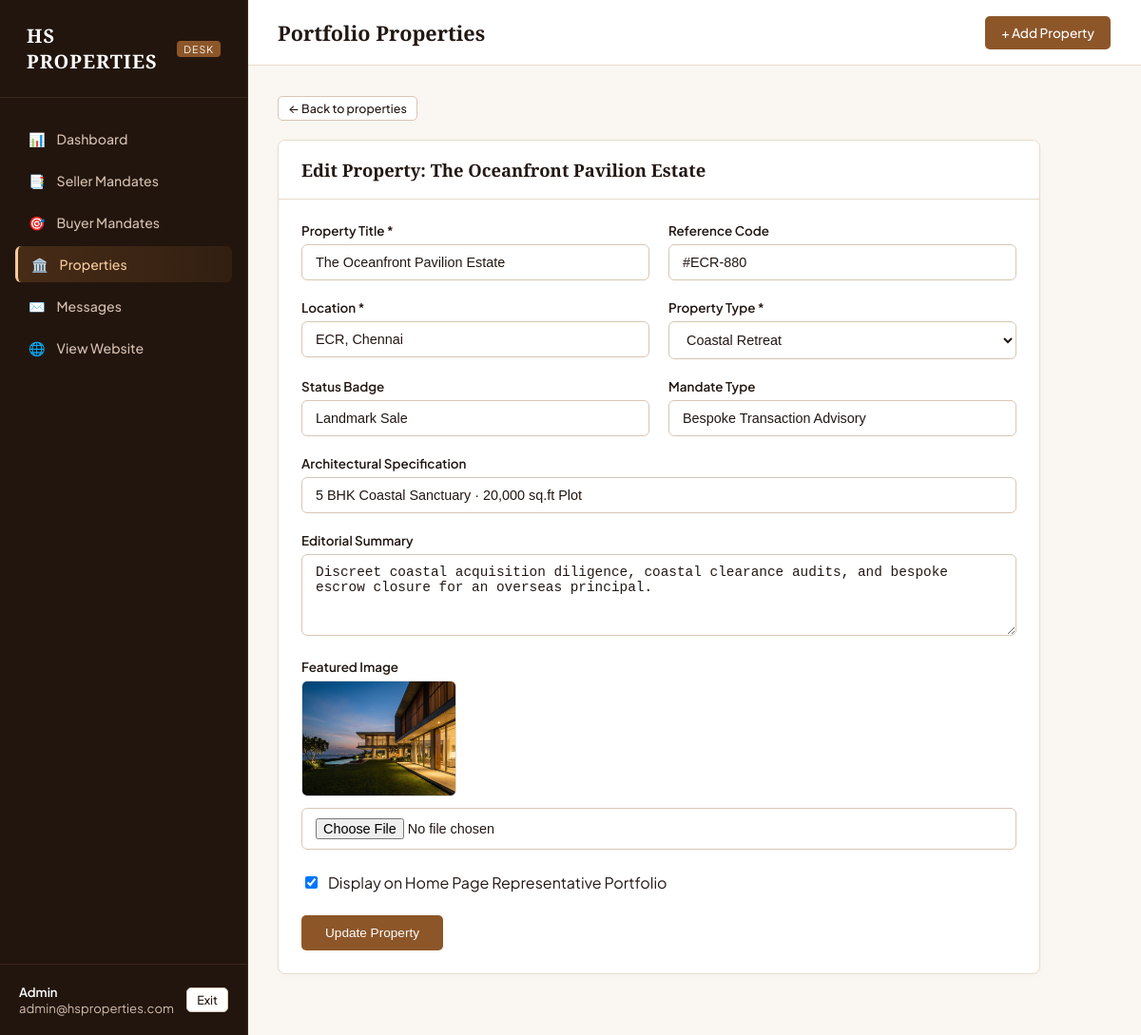
The app's page /admin/properties.php?action=edit&id=3 (signed in) with its own data.
### tables this page shows
CREATE TABLE IF NOT EXISTS `properties` (
  `id`            INT UNSIGNED    NOT NULL AUTO_INCREMENT,
  `reference`     VARCHAR(30)     NOT NULL,
  `status`        VARCHAR(60)     NOT NULL DEFAULT 'Active',
  `location`      VARCHAR(255)    NOT NULL,
  `title`         VARCHAR(255)    NOT NULL,
  `mandate`       VARCHAR(255)    NULL DEFAULT NULL,
  `spec`          VARCHAR(255)    NULL DEFAULT NULL,
  `summary`       TEXT            NULL DEFAULT NULL,
  `type`          VARCHAR(80)     NULL DEFAULT NULL,
  `image`         VARCHAR(500)    NULL DEFAULT NULL,
  `image_alt`     VARCHAR(500)    NULL DEFAULT NULL,
  `is_portfolio`  TINYINT(1)      NOT NULL DEFAULT 0,
  `is_active`     TINYINT(1)      NOT NULL DEFAULT 1,
  `sort_order`    INT             NOT NULL DEFAULT 0,
  `created_at`    DATETIME        NOT NULL DEFAULT CURRENT_TIMESTAMP,
  `updated_at`    DATETIME        NOT NULL DEFAULT CURRENT_TIMESTAMP ON UPDATE CURRENT_TIMESTAMP,
  PRIMARY KEY (`id`),
  UNIQUE KEY `uq_properties_reference` (`reference`),
  INDEX `idx_properties_portfolio` (`is_portfolio`, `is_active`, `sort_order`)
);

### backend/Database.php (called while the page is built, shortened)
<?php
class Database
{
    private static ?Database $instance = null;
    private PDO $pdo;
    private function __construct(array $config)
    {
        $dsn = sprintf(
            'mysql:host=%s;port=%s;dbname=%s;charset=utf8mb4',
            $config['host'],
            $config['port'],
            $config['name']
        );
        $this->pdo = new PDO($dsn, $config['user'], $config['pass'], [
            PDO::ATTR_ERRMODE            => PDO::ERRMODE_EXCEPTION,
            PDO::ATTR_DEFAULT_FETCH_MODE => PDO::FETCH_ASSOC,
            PDO::ATTR_EMULATE_PREPARES   => false,
            PDO::MYSQL_ATTR_INIT_COMMAND => "SET NAMES 'utf8mb4'",
        ]);
    }
    public static function getInstance(?array $config = null): self
    {
        if (self::$instance === null) {
            self::$instance = new self($config);
        }
        return self::$instance;
    }
    public function query(string $sql, array $params = []): PDOStatement
    {
        $stmt = $this->pdo->prepare($sql);
        $stmt->execute($params);
        return $stmt;
    }
    public function fetchAll(string $sql, array $params = []): array
    {
        return $this->query($sql, $params)->fetchAll();
    }
    public function fetchOne(string $sql, array $params = []): ?array
    {
        $row = $this->query($sql, $params)->fetch();
        return $row ?: null;
    }
}

### backend/models/Property.php (called while the page is built, shortened)
<?php
class Property
{
    private Database $db;
    public function __construct()
    {
        $this->db = Database::getInstance();
    }
    public function getAll(array $filters = [], int $page = 1, int $perPage = 20): array
    {
        $where  = ['1=1'];
        $params = [];
        $whereClause = implode(' AND ', $where);
        $offset      = ($page - 1) * $perPage;
        $total = $this->db->fetchColumn(
            "SELECT COUNT(*) FROM `properties` WHERE $whereClause",
            $params
        );
        $rows = $this->db->fetchAll(
            "SELECT * FROM `properties` WHERE $whereClause ORDER BY `sort_order` ASC, `created_at` DESC LIMIT $perPage OFFSET $offset",
            $params
        );
        return [
            'data'       => $rows,
            'total'      => (int) $total,
            'page'       => $page,
            'per_page'   => $perPage,
            'total_pages' => (int) ceil($total / $perPage),
        ];
    }
    public function find(int $id): ?array
    {
        return $this->db->fetchOne(
            'SELECT * FROM `properties` WHERE `id` = :id',
            ['id' => $id]
        );
    }
}

### includes/config.php (called while the page is built, shortened)
<?php
function url(string $path = ''): string
{
    return BASE_URL . '/' . ltrim($path, '/');
}
function e(?string $value): string
{
    return htmlspecialchars((string) $value, ENT_QUOTES | ENT_SUBSTITUTE, 'UTF-8');
}

### admin/properties.php (the view, shortened to what this page needs)
<?php
require_once __DIR__ . '/../backend/bootstrap.php';
require_once __DIR__ . '/../backend/models/Property.php';
$model = new Property();
$action = $_GET['action'] ?? 'list';
$id     = isset($_GET['id']) ? (int)$_GET['id'] : null;
$editItem = ($action === 'edit' && $id) ? $model->find($id) : null;
$search = $_GET['search'] ?? '';
$page   = isset($_GET['page']) ? (int)$_GET['page'] : 1;
$list   = $model->getAll(['search' => $search], $page, 20);
include __DIR__ . '/header.php';
?>
<?php if ($action === 'create' || ($action === 'edit' && $editItem)): ?>
  <div style="margin-bottom: 20px;">
    <a href="<?= e(url('admin/properties.php')) ?>" class="btn-admin btn-admin--sm btn-admin--secondary">&larr; Back to properties</a>
  </div>
  <div class="admin-card" style="max-width: 800px;">
    <div class="admin-card__header">
      <h2 class="admin-card__title"><?= $action === 'create' ? 'Add New Property' : 'Edit Property: ' . e($editItem['title']) ?></h2>
    </div>
    <div style="padding: 24px;">
      <form method="post" enctype="multipart/form-data" action="<?= e(url('admin/properties.php?action=' . $action . ($id ? '&id=' . $id : ''))) ?>">
        <div style="display: grid; grid-template-columns: 1fr 1fr; gap: 20px;">
          <div class="admin-form-group">
            <label for="title">Property Title *</label>
            <input type="text" id="title" name="title" class="admin-input" required value="<?= e($editItem['title'] ?? '') ?>" placeholder="The Sandstone Pavilion Villa">
          </div>
          <div class="admin-form-group">
            <label for="reference">Reference Code</label>
            <input type="text" id="reference" name="reference" class="admin-input" value="<?= e($editItem['reference'] ?? '') ?>" placeholder="#BLR-402">
          </div>
        </div>
        <div style="display: grid; grid-template-columns: 1fr 1fr; gap: 20px;">
          <div class="admin-form-group">
            <label for="location">Location *</label>
            <input type="text" id="location" name="location" class="admin-input" required value="<?= e($editItem['location'] ?? '') ?>" placeholder="Whitefield, Bengaluru">
          </div>
          <div class="admin-form-group">
            <label for="type">Property Type *</label>
            <select name="type" id="type" class="admin-select" required>
              <option value="Coastal Retreat" <?= ($editItem['type'] ?? '') === 'Coastal Retreat' ? 'selected' : '' ?>>Coastal Retreat</option>
            </select>
          </div>
        </div>
        <div style="display: grid; grid-template-columns: 1fr 1fr; gap: 20px;">
          <div class="admin-form-group">
            <label for="status">Status Badge</label>
            <input type="text" id="status" name="status" class="admin-input" value="<?= e($editItem['status'] ?? 'Sold & Concluded') ?>" placeholder="Sold & Concluded / Landmark Sale">
          </div>
          <div class="admin-form-group">
            <label for="mandate">Mandate Type</label>
            <input type="text" id="mandate" name="mandate" class="admin-input" value="<?= e($editItem['mandate'] ?? 'Buyer Representation & Acquisition') ?>" placeholder="Buyer Representation & Acquisition">
          </div>
        </div>
        <div class="admin-form-group">
          <label for="spec">Architectural Specification</label>
          <input type="text" id="spec" name="spec" class="admin-input" value="<?= e($editItem['spec'] ?? '') ?>" placeholder="4 BHK Cantilevered Residence · 8,200 sq.ft Grounds">
        </div>
        <div class="admin-form-group">
          <label for="summary">Editorial Summary</label>
          <textarea id="summary" name="summary" rows="4" class="admin-textarea" placeholder="Discreet acquisition advisory completed for private family office..."><?= e($editItem['summary'] ?? '') ?></textarea>
        </div>
        <div class="admin-form-group">
          <label for="image">Featured Image</label>
          <?php if (!empty($editItem['image'])): ?>
            <div style="margin-bottom: 8px;">
              <img src="<?= e(url($editItem['image'])) ?>" alt="Preview" style="max-height: 120px; border-radius: 6px; border: 1px solid #ddd;">
            </div>
          <?php endif; ?>
          <input type="file" id="image" name="image" class="admin-input" accept="image/*">
        </div>
        <div style="display: flex; gap: 24px; align-items: center; margin: 24px 0;">
          <label style="display: flex; align-items: center; gap: 8px; cursor: pointer;">
            <input type="checkbox" name="is_portfolio" value="1" <?= (!isset($editItem) || $editItem['is_portfolio']) ? 'checked' : '' ?>>
            <span>Display on Home Page Representative Portfolio</span>
          </label>
        </div>
        <button type="submit" class="btn-admin btn-admin--primary" style="padding: 10px 24px;">
          <?= $action === 'create' ? 'Save and Publish' : 'Update Property' ?>
        </button>
      </form>
    </div>
  </div>
<?php endif; ?>
<?php include __DIR__ . '/footer.php'; ?>

### css/variables.css (style rules this page uses)
:root { --c-surface-lowest: #ffffff; --c-surface: #faf6f1; --c-background: #fbf8f4; --c-surface-low: #f3ebe2; --c-surface-container: #ece2d6; --c-surface-high: #e5d7ca; --c-surface-highest: #ddcdbd; --c-surface-dim: #d1c0ae; --c-on-surface: #221813; --c-on-surface-variant: #58473c; --c-on-primary: #ffffff; --c-primary: #140b06; --c-primary-container: #22150d; --c-primary-variant: #543725; --c-primary-fixed: #ebdacf; --c-primary-fixed-dim: #d3beaf; --c-on-primary-container: #bca08d; --c-secondary: #8d5629; --c-secondary-container: #f5cb9d; --c-secondary-dim: #e6b380; --c-secondary-light: #fde2c5; --c-secondary-deep: #593213; --c-tertiary-accent: #a86934; --c-outline: #7d6e62; --c-outline-variant: #c8b9ab; --c-hairline: #e2d6c8; --c-hairline-dark: rgba(245, 203, 157, 0.14); --c-error: #ba1a1a; --c-error-container: #ffdad6; --c-on-error-container: #93000a; --c-success: #3f6b4f; --c-champagne-a12: rgba(245, 203, 157, 0.14); --c-champagne-a20: rgba(245, 203, 157, 0.22); --c-champagne-a30: rgba(245, 203, 157, 0.32); --c-champagne-a35: rgba(245, 203, 157, 0.38); --c-bronze-a50: rgba(141, 86, 41, 0.5); --c-sand-50: #faf6f1; --c-sand-100: #f5ece3; --c-sand-200: #e7dbcc; --c-sand-300: #d7c6b4; --c-sand-400: #b39e8a; --c-sand-700: #594637; --c-sand-900: #221813; --c-champagne-300: #ebd0af; --c-champagne-400: #dfb382; --c-champagne-500: #c58f50; --c-champagne-600: #a36f34; --c-noir: #180e08; --c-ink: #26150c; --g-champagne-text: linear-gradient( 90deg, var(--c-secondary-light) 0%, var(--c-secondary-container) 50%, var(--c-secondary-dim) 100% ); --g-hero-horizontal: linear-gradient( to right, rgba(28, 17, 10, 0.78) 0%, rgba(28, 17, 10, 0.52) 38%, rgba(28, 17, 10, 0.15) 62%, transparent 82% ); --g-hero-vertical: linear-gradient( to top, rgba(28, 17, 10, 0.85) 0%, rgba(28, 17, 10, 0.2) 20%, transparent 45%, rgba(28, 17, 10, 0.25) 100% ); --font-display: "Playfair Display", "Iowan Old Style", Georgia, serif; --font-body: "Plus Jakarta Sans", -apple-system, BlinkMacSystemFont, "Segoe UI", Roboto, Helvetica, Arial, sans-serif; --t-display-hero-size: 56px; --t-display-hero-lh: 64px; --t-display-hero-ls: -0.02em; --t-display-hero-weight: 400; --t-headline-lg-size: 40px; --t-headline-lg-lh: 48px; --t-headline-lg-ls: -0.01em; --t-headline-lg-weight: 400; --t-headline-md-size: 28px; --t-headline-md-lh: 36px; --t-headline-md-ls: 0; --t-headline-md-weight: 500; --t-headline-sm-size: 20px; --t-headline-sm-lh: 28px; --t-headline-sm-ls: -0.01em; --t-headline-sm-weight: 600; --t-body-lg-size: 18px; --t-body-lg-lh: 28px; --t-body-md-size: 15px; --t-body-md-lh: 24px; --t-body-sm-size: 13px; --t-body-sm-lh: 20px; --t-label-md-size: 14px; --t-label-md-lh: 20px; --t-label-md-weight: 500; --t-label-sm-size: 12px; --t-label-sm-lh: 16px; --t-label-sm-weight: 500; --t-eyebrow-size: 11px; --t-eyebrow-lh: 16px; --t-eyebrow-ls: 0.12em; --t-eyebrow-weight: 600; --s-xs: 0.25rem; --s-sm: 0.5rem; --s-md: 1rem; --s-lg: 1.5rem; --s-xl: 2.5rem; --s-2xl: 4rem; --s-3xl: 6rem; --container-max: 1360px; --gutter: 1.5rem; --page-margin: 4rem; --header-height: 5rem; --section-py: var(--s-3xl); --r-sm: 0.125rem; --r-md: 0.25rem; --r-lg: 0.5rem; --r-xl: 0.75rem; --r-pill: 999px; --shadow-sm: 0 1px 2px rgba(0, 0, 0, 0.06); --shadow-md: 0 8px 24px -10px rgba(0, 0, 0, 0.18); --shadow-lg: 0 20px 45px -12px rgba(0, 0, 0, 0.28); --shadow-dark-lift: 0 20px 40px -15px rgba(0, 0, 0, 0.45), 0 0 24px -2px var(--c-champagne-a12); --glow-champagne: 0 0 15px var(--c-champagne-a35); --glow-navy: 0 0 20px rgba(32, 22, 18, 0.4); --ease-out-expo: cubic-bezier(0.16, 1, 0.3, 1); --ease-architectural: cubic-bezier(0.25, 1, 0.5, 1); --ease-standard: cubic-bezier(0.4, 0, 0.2, 1); --d-fast: 200ms; --d-base: 300ms; --d-slow: 400ms; --d-reveal: 850ms; --d-image: 700ms; --z-header: 50; --z-drawer: 60; --z-overlay: 55; }

### records on screen
properties: title "The Oceanfront Pavilion Estate", reference "#ECR-880", location "ECR, Chennai", type "Coastal Retreat", status "Landmark Sale", mandate "Bespoke Transaction Advisory", spec "5 BHK Coastal Sanctuary · 20,000 sq.ft Plot", summary "Discreet coastal acquisition diligence, coastal clearance audits, and bespoke escrow closure for an overseas principal.", image (picture), is_portfolio "☑"

### other values on screen
$user['name'] "Admin"
$user['email'] "admin@hsproperties.com"
$adminTitle "Portfolio Properties"
